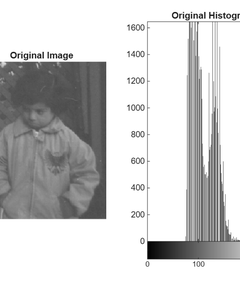
%> input picture exercises/Lecture8Exercise3/Lecture8_Exercise3_Histogram.png (cropped and resized to the size of MATLAB's example picture, made grey), 240 x 291 px, given in place of pout.tif, which was not available
$ octave Lecture8Exercise3.m   (GNU Octave 9; MATLAB toolbox functions it lacks are replaced by stand-ins)
%> lines starting %> are read from the running program, lines starting %| are printed output that depends on the picture

%% Lecture 8 - Exercise 3
% Topic: Contrast, Histogram and Geometry

clear;
clc;
close all;

%% Create results folder
outputFolder = 'Lecture8_Exercise3_Results';

if ~exist(outputFolder, 'dir')
    mkdir(outputFolder);
end

%% Part 1: Load image and plot histogram

I = imread('pout.tif');
%> I is the input picture: size 291x240 uint8; min 0, max 255, mean 204.6

fig1 = figure('Name', 'Original Image and Histogram');

subplot(1,2,1);
imshow(I);
title('Original Image');

subplot(1,2,2);
imhist(I);
title('Original Histogram');
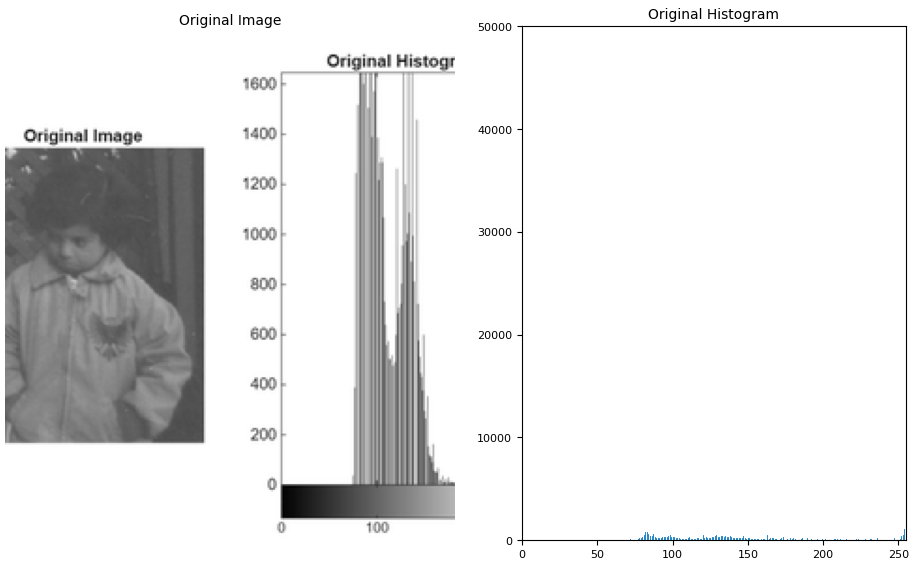
%> figure redrawn from the program's plot data, 2 panels

saveas(fig1, fullfile(outputFolder, ...
    'Lecture8_Exercise3_Histogram.png'));

%% Part 2: Contrast and gamma correction

% Contrast stretching
J = imadjust(I, stretchlim(I), []);
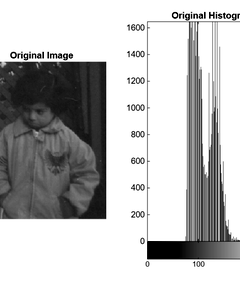
%> J: size 291x240 uint8; min 0, max 255, mean 188.2

% Gamma correction
B = imadjust(I, [], [], 0.5);
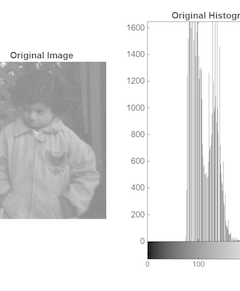
%> B: size 291x240 uint8; min 0, max 255, mean 224.4
D = imadjust(I, [], [], 2);
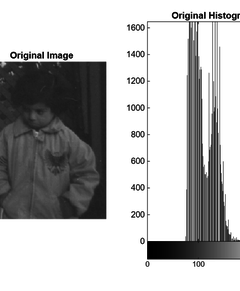
%> D: size 291x240 uint8; min 0, max 255, mean 182.4

% Histogram equalization
K = histeq(I);
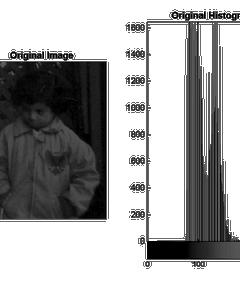
%> K: size 291x240 uint8; min 0, max 255, mean 168.5

fig2 = figure('Name', 'Contrast and Gamma');

images = {I, J, B, D, K};
%> images = 5 items
titles = {'Original', 'Contrast Stretch', ...
    'Gamma 0.5', 'Gamma 2', 'Histogram Equalization'};

for k = 1:5
    subplot(1,5,k);
    imshow(images{k});
    title(titles{k});
end

saveas(fig2, fullfile(outputFolder, ...
    'Lecture8_Exercise3_Contrast_Gamma.png'));

%% Part 3: Geometry and interpolation

% Extract a 40 x 40 pixel patch
C = imread('cameraman.tif');
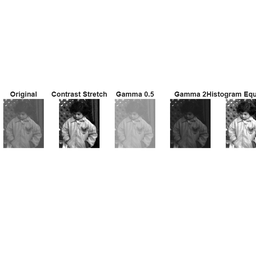
%> input picture exercises/Lecture8Exercise3/Lecture8_Exercise3_Contrast_Gamma.png (cropped and resized to the size of MATLAB's example picture, made grey), 256 x 256 px, given in place of cameraman.tif, which was not available
%> C is the input picture: size 256x256 uint8; min 0, max 255, mean 232.7
patch = C(60:99, 60:99);

% Enlarge by factor of 4
nearest = imresize(patch, 4, 'nearest');
bicubic = imresize(patch, 4, 'bicubic');
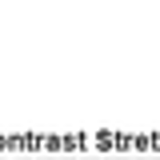
%> bicubic: size 160x160 uint8; min 33, max 255, mean 242.4

fig3 = figure('Name', 'Interpolation Comparison');

subplot(1,3,1);
imshow(patch, 'InitialMagnification', 'fit');
title('Original 40x40 Patch');

subplot(1,3,2);
imshow(nearest);
title('Nearest Neighbor');

subplot(1,3,3);
imshow(bicubic);
title('Bicubic');

saveas(fig3, fullfile(outputFolder, ...
    'Lecture8_Exercise3_Interpolation.png'));

%% Part 4: Save individual images

imwrite(J, fullfile(outputFolder, ...
    'Lecture8_Exercise3_Contrast_Stretch.png'));

imwrite(B, fullfile(outputFolder, ...
    'Lecture8_Exercise3_Gamma_05.png'));

imwrite(D, fullfile(outputFolder, ...
    'Lecture8_Exercise3_Gamma_2.png'));

imwrite(K, fullfile(outputFolder, ...
    'Lecture8_Exercise3_Histogram_Equalization.png'));

%% Finished

disp('Lecture 8 - Exercise 3 completed!');
disp(['Images saved in: ', outputFolder]);
